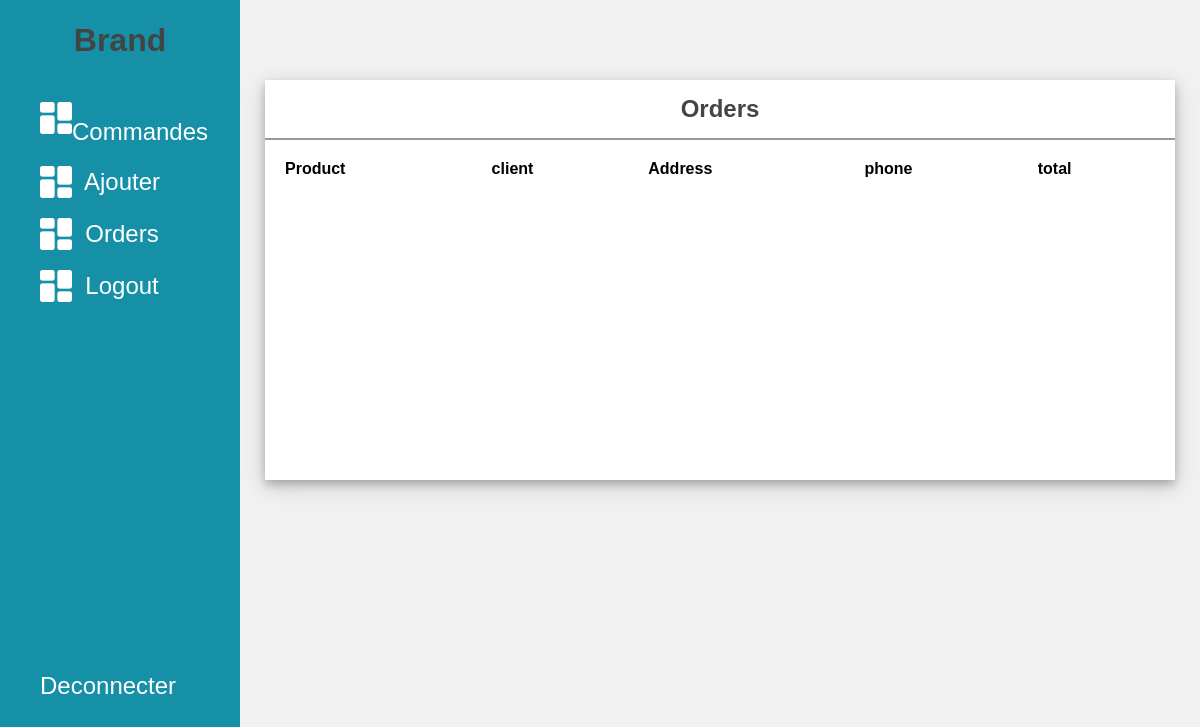
Page /admin/orders.php (signed in) on the earlier database version.
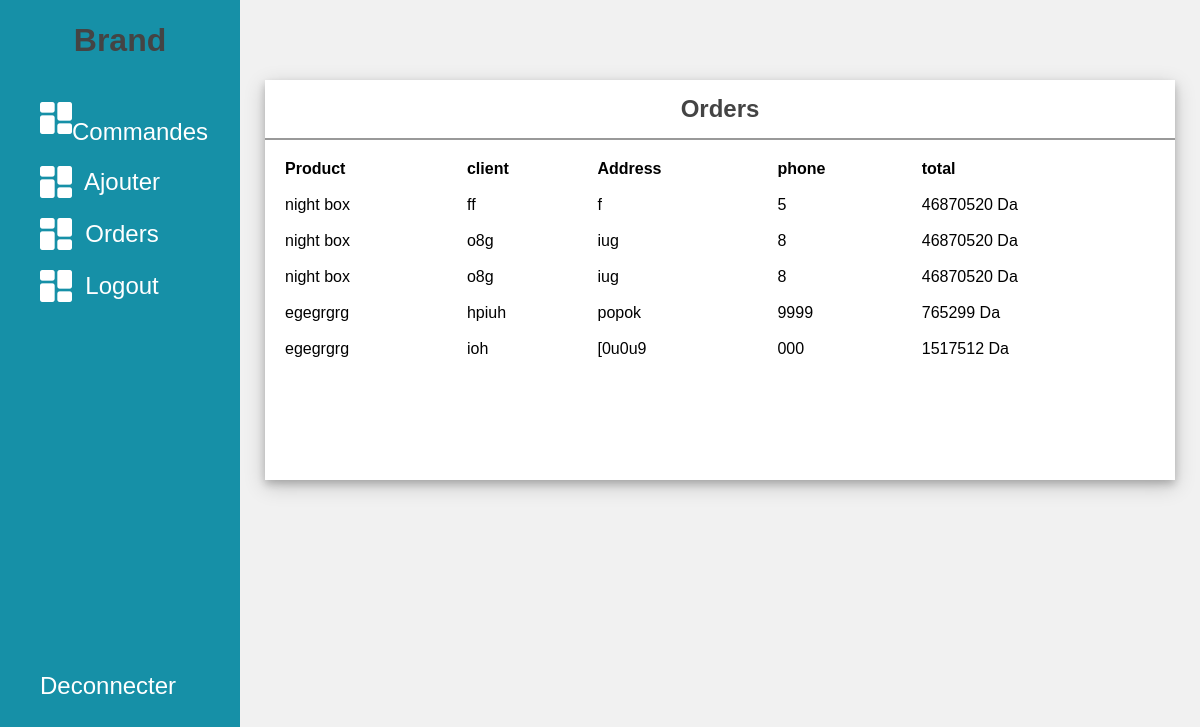
Same page on the later database version.
### tables this page shows
CREATE TABLE `orders` (
  `order_id` int(11) NOT NULL,
  `product` varchar(250) NOT NULL,
  `client` varchar(50) NOT NULL,
  `phone` varchar(20) NOT NULL,
  `address` varchar(250) NOT NULL,
  `total` varchar(50) NOT NULL
);

### admin/orders.php (the view, shortened to what this page needs)
<?php
$hostname = 'localhost:3307';
$username = 'root';
$password = 'root';
    $connect = mysqli_connect($hostname ,$username ,$password, "memoire");
$sql = "SELECT * FROM orders ";
$resultat = mysqli_query($connect, $sql);
$products = $resultat->fetch_all(MYSQLI_ASSOC);
?>
<!DOCTYPE html>
<head>
    <link rel="stylesheet" href="styles.css">
</head>
<body>
    <div class="side-menu">
        <div class="brand-name">
            <h1>Brand</h1>
        </div>
        <ul>
            <li><img src="dashboard (2).png" alt=""> <a href="index.php">&nbsp; <span>Commandes</span> </a></li>
              <li><img src="dashboard (2).png" alt=""   > <a href="add.php">&nbsp; <span>Ajouter</span> </a></li>
               <li><img src="dashboard (2).png" alt=""  > <a href="orders.php">&nbsp; <span>Orders</span> </a></li>
               <li><img src="dashboard (2).png" alt=""  > <a href="logout.php">&nbsp; <span>Logout</span> </a></li>
			   <div style="height: 350px;"></div>
               <li > <a class="nav-link px-3" href="deconnect.php">Deconnecter</a></li>
          </ul>
    </div>
    <div class="container">
        <div class="content">
            <div class="content-2">
                <div class="recent-payments">
                    <div class="title">
                        <h2>Orders</h2>
                    </div>
                    <table>
                        <thead>
                        <tr>
                            <th>Product</th>
                            <th>client</th>
                            <th>Address</th>
                            <th>phone</th>
                            <th>total</th>
                        </tr>
                    </thead>
                        <tbody>
            <?php foreach ($products as $product) { ?>
                <tr>
                <td><?= $product['product'] ?> </td>
                <td><?= $product['client'] ?> </td>
                <td><?= $product['address'] ?> </td>
                <td><?= $product['phone'] ?> </td>
                <td><?= $product['total'] ?> </td>
                </tr>
            <?php } ?>
          </tbody>
                    </table>
                </div>
            </div>
        </div>
    </div>
</body>
</html>

### admin/styles.css (style rules this page uses)
* { margin: 0; padding: 0; box-sizing: border-box; font-family: 'Poppins', sans-serif; }
body { min-height: 100vh; }
a { text-decoration: none; color: #fff; }
li { list-style: none; }
h1, h2 { color: #444; }
.title { display: flex; align-items: center; justify-content: space-around; padding: 15px 10px; border-bottom: 2px solid #999; }
table { padding: 10px; }
th, td { text-align: left; padding: 8px; }
.side-menu { position: fixed; background: #1690A7; width: 20vw; min-height: 100vh; display: flex; flex-direction: column; }
.side-menu .brand-name { height: 10vh; display: flex; align-items: center; justify-content: center; }
.side-menu li { font-size: 24px; padding: 10px 40px; color: white; display: flex; align-items: center; }
.container { position: absolute; right: 0; width: 80vw; height: 100vh; background: #f1f1f1; }
.container .content { position: relative; margin-top: 10vh; min-height: 90vh; background: #f1f1f1; }
.container .content .content-2 { min-height: 60vh; display: flex; justify-content: space-around; align-items: flex-start; flex-wrap: wrap; }
.container .content .content-2 .recent-payments { min-height: 50vh; flex: 5; background: white; margin: 0 25px 25px 25px; box-shadow: 0 4px 8px 0 rgba(0, 0, 0, 0.2), 0 6px 20px 0 rgba(0, 0, 0, 0.19); display: flex; flex-direction: column; }

Differences in the rows shown:
added orders: product "night box", client "ff", address "f", phone "5", total "46870520 Da"
added orders: product "night box", client "o8g", address "iug", phone "8", total "46870520 Da"
added orders: product "night box", client "o8g", address "iug", phone "8", total "46870520 Da"
added orders: product "egegrgrg", client "hpiuh", address "popok", phone "9999", total "765299 Da"
added orders: product "egegrgrg", client "ioh", address "[0u0u9", phone "000", total "1517512 Da"
